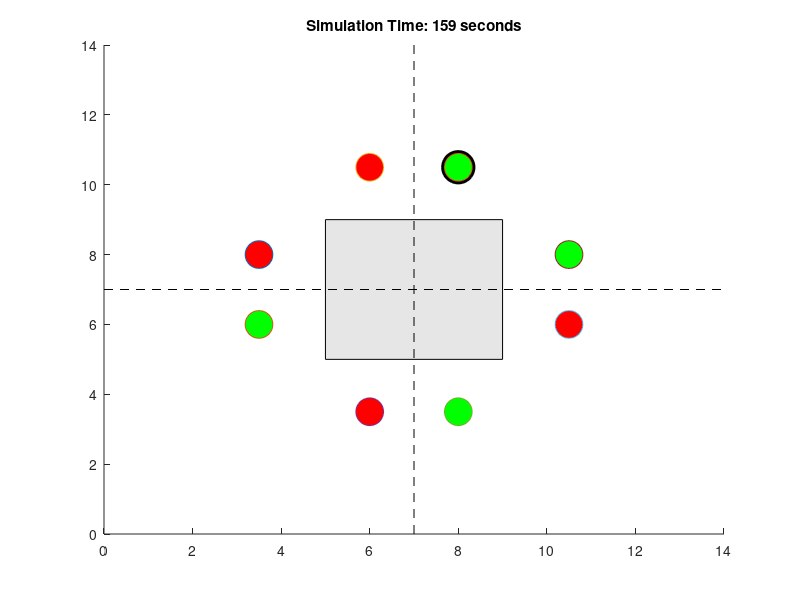

Source code (MATLAB):
clc;
clear;

% Define timing intervals for traffic lights (seconds)
greenTime = 15;   % Green light duration
yellowTime = 5;   % Yellow light duration
redTime = greenTime + yellowTime; % Total cycle time for one configuration

% Define simulation time (total time in seconds)
cycleTime = 4 * (greenTime + yellowTime); % One full cycle for all directions
simulationTime = 2 * cycleTime; % Simulate 2 complete cycles

% Initialize figure for visualization
figure;
axis([0 14 0 14]);
hold on;

% Draw intersection layout
rectangle('Position', [5, 5, 4, 4], 'FaceColor', [0.9 0.9 0.9]); % Intersection
text(6.5, 13, 'North', 'FontSize', 12);
text(6.5, 1, 'South', 'FontSize', 12);
text(1, 7, 'West', 'FontSize', 12);
text(13, 7, 'East', 'FontSize', 12);

% Traffic light positions (with dividing line offsets)
% North
NL = [8, 10.5];  % North Left
NR = [6, 10.5];  % North Right
% South
SL = [6, 3.5];   % South Left
SR = [8, 3.5];   % South Right
% East
EL = [10.5, 6];  % East Left
ER = [10.5, 8];  % East Right
% West
WL = [3.5, 8];   % West Left
WR = [3.5, 6];   % West Right

% Simulation loop
currentTime = 0;
while currentTime < simulationTime
    % Determine which lights are green based on the cycle
    cyclePhase = mod(currentTime, cycleTime);

    % Initialize all lights as red
    NL_Color = 'red'; NR_Color = 'red';
    SL_Color = 'red'; SR_Color = 'red';
    EL_Color = 'red'; ER_Color = 'red';
    WL_Color = 'red'; WR_Color = 'red';
    activeLight = []; % To store the currently active light for highlighting

    if cyclePhase < greenTime % Phase 1: EL Green
        EL_Color = 'green'; SR_Color = 'green'; WR_Color = 'green'; NR_Color = 'green';
        activeLight = EL; % Highlight EL
    elseif cyclePhase < greenTime + yellowTime % Phase 1: Yellow transition
        EL_Color = 'yellow'; SR_Color = 'yellow'; WR_Color = 'yellow'; NR_Color = 'yellow';
        activeLight = EL; % Highlight EL
    elseif cyclePhase < 2 * greenTime + yellowTime % Phase 2: SL Green
        SL_Color = 'green'; WR_Color = 'green'; NR_Color = 'green'; ER_Color = 'green';
        activeLight = SL; % Highlight SL
    elseif cyclePhase < 2 * (greenTime + yellowTime) % Phase 2: Yellow transition
        SL_Color = 'yellow'; WR_Color = 'yellow'; NR_Color = 'yellow'; ER_Color = 'yellow';
        activeLight = SL; % Highlight SL
    elseif cyclePhase < 3 * greenTime + 2 * yellowTime % Phase 3: WL Green
        WL_Color = 'green'; NR_Color = 'green'; ER_Color = 'green'; SR_Color = 'green';
        activeLight = WL; % Highlight WL
    elseif cyclePhase < 3 * (greenTime + yellowTime) % Phase 3: Yellow transition
        WL_Color = 'yellow'; NR_Color = 'yellow'; ER_Color = 'yellow'; SR_Color = 'yellow';
        activeLight = WL; % Highlight WL
    else % Phase 4: NL Green
        NL_Color = 'green'; ER_Color = 'green'; SR_Color = 'green'; WR_Color = 'green';
        activeLight = NL; % Highlight NL
    end

    % Update lights and visuals
    cla;
    rectangle('Position', [5, 5, 4, 4], 'FaceColor', [0.9 0.9 0.9]); % Intersection
    hold on;

    % Draw divider lines for Left and Right lights
    line([7, 7], [0, 14], 'Color', 'black', 'LineStyle', '--'); % Vertical divider
    line([0, 14], [7, 7], 'Color', 'black', 'LineStyle', '--'); % Horizontal divider

    % Highlight the active light with a black outline
    if ~isempty(activeLight)
        plot(activeLight(1), activeLight(2), 'o', 'MarkerSize', 24, 'MarkerFaceColor', 'black', 'MarkerEdgeColor', 'black');
    end

    % Plot traffic lights
    plot(NL(1), NL(2), 'o', 'MarkerSize', 20, 'MarkerFaceColor', NL_Color);
    plot(NR(1), NR(2), 'o', 'MarkerSize', 20, 'MarkerFaceColor', NR_Color);
    plot(SL(1), SL(2), 'o', 'MarkerSize', 20, 'MarkerFaceColor', SL_Color);
    plot(SR(1), SR(2), 'o', 'MarkerSize', 20, 'MarkerFaceColor', SR_Color);
    plot(EL(1), EL(2), 'o', 'MarkerSize', 20, 'MarkerFaceColor', EL_Color);
    plot(ER(1), ER(2), 'o', 'MarkerSize', 20, 'MarkerFaceColor', ER_Color);
    plot(WL(1), WL(2), 'o', 'MarkerSize', 20, 'MarkerFaceColor', WL_Color);
    plot(WR(1), WR(2), 'o', 'MarkerSize', 20, 'MarkerFaceColor', WR_Color);

    % Display current time
    title(['Simulation Time: ' num2str(currentTime) ' seconds']);
    pause(1); % Simulate one second delay
    currentTime = currentTime + 1;
end
